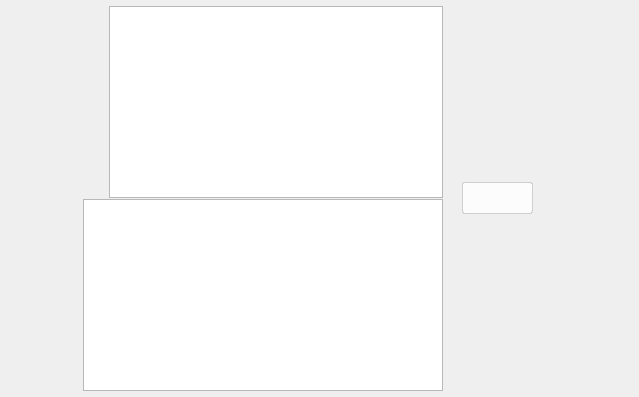
<?xml version="1.0" encoding="UTF-8"?>
<ui version="4.0">
 <class>StalledIssueHeader</class>
 <widget class="QWidget" name="StalledIssueHeader">
  <property name="geometry">
   <rect>
    <x>0</x>
    <y>0</y>
    <width>639</width>
    <height>397</height>
   </rect>
  </property>
  <property name="sizePolicy">
   <sizepolicy hsizetype="Expanding" vsizetype="Fixed">
    <horstretch>0</horstretch>
    <verstretch>0</verstretch>
   </sizepolicy>
  </property>
  <property name="minimumSize">
   <size>
    <width>0</width>
    <height>0</height>
   </size>
  </property>
  <property name="maximumSize">
   <size>
    <width>16777215</width>
    <height>16777215</height>
   </size>
  </property>
  <property name="cursor">
   <cursorShape>PointingHandCursor</cursorShape>
  </property>
  <property name="windowTitle">
   <string notr="true"/>
  </property>
  <property name="styleSheet">
   <string notr="true">*
{
   font-family: Lato;
}

#selectionText
{
  color: #333333;
  font-size: 13px;
  font-weight: bold;
}

#errorDescriptionText
{
  color: #666666;
  line-height: 15px;
  font-size: 12px;
  font-weight: normal;
}

#actionButton, #ignoreFileButton, #multipleActionButton
{
   font-size:14px;
   background-color: #FCFCFC;
   color: #333333;
   border-radius:3px;
   border: 1px solid rgba(0,0,0,0.15);
   padding-left: 16px;
   padding-right: 16px;
}

#actionButton:hover:enabled, #ignoreFileButton::hover:enabled, #multipleActionButton::hover:enabled
{
    background-color: #E2E2E2;
}

#actionButton:pressed:enabled, #ignoreFileButton::pressed:enabled, #multipleActionButton::pressed:enabled
{
    background-color: #C9C9C9;
}</string>
  </property>
  <layout class="QHBoxLayout" name="horizontalLayout_6" stretch="1,0">
   <property name="leftMargin">
    <number>6</number>
   </property>
   <property name="topMargin">
    <number>6</number>
   </property>
   <property name="rightMargin">
    <number>20</number>
   </property>
   <property name="bottomMargin">
    <number>6</number>
   </property>
   <item>
    <widget class="QWidget" name="titleContainer" native="true">
     <property name="sizePolicy">
      <sizepolicy hsizetype="Expanding" vsizetype="Preferred">
       <horstretch>0</horstretch>
       <verstretch>0</verstretch>
      </sizepolicy>
     </property>
     <property name="minimumSize">
      <size>
       <width>0</width>
       <height>0</height>
      </size>
     </property>
     <property name="maximumSize">
      <size>
       <width>16777215</width>
       <height>16777215</height>
      </size>
     </property>
     <layout class="QHBoxLayout" name="horizontalLayout_7">
      <property name="leftMargin">
       <number>0</number>
      </property>
      <property name="topMargin">
       <number>0</number>
      </property>
      <property name="rightMargin">
       <number>0</number>
      </property>
      <property name="bottomMargin">
       <number>0</number>
      </property>
      <item>
       <widget class="QLabel" name="arrow">
        <property name="minimumSize">
         <size>
          <width>16</width>
          <height>16</height>
         </size>
        </property>
        <property name="maximumSize">
         <size>
          <width>16</width>
          <height>16</height>
         </size>
        </property>
        <property name="text">
         <string/>
        </property>
       </widget>
      </item>
      <item>
       <widget class="QLabel" name="fileTypeIcon">
        <property name="minimumSize">
         <size>
          <width>48</width>
          <height>48</height>
         </size>
        </property>
        <property name="maximumSize">
         <size>
          <width>48</width>
          <height>48</height>
         </size>
        </property>
        <property name="text">
         <string/>
        </property>
        <property name="alignment">
         <set>Qt::AlignCenter</set>
        </property>
       </widget>
      </item>
      <item>
       <widget class="QWidget" name="errorContainer" native="true">
        <property name="sizePolicy">
         <sizepolicy hsizetype="Expanding" vsizetype="Preferred">
          <horstretch>0</horstretch>
          <verstretch>0</verstretch>
         </sizepolicy>
        </property>
        <property name="minimumSize">
         <size>
          <width>0</width>
          <height>0</height>
         </size>
        </property>
        <property name="maximumSize">
         <size>
          <width>16777215</width>
          <height>16777215</height>
         </size>
        </property>
        <layout class="QVBoxLayout" name="verticalLayout">
         <property name="spacing">
          <number>1</number>
         </property>
         <property name="leftMargin">
          <number>0</number>
         </property>
         <property name="topMargin">
          <number>0</number>
         </property>
         <property name="rightMargin">
          <number>13</number>
         </property>
         <property name="bottomMargin">
          <number>0</number>
         </property>
         <item>
          <widget class="QWidget" name="errorTitle" native="true">
           <property name="sizePolicy">
            <sizepolicy hsizetype="Expanding" vsizetype="Preferred">
             <horstretch>0</horstretch>
             <verstretch>0</verstretch>
            </sizepolicy>
           </property>
           <property name="styleSheet">
            <string notr="true">QToolTip
{
	color:#FAFAFA;
	background-color:#333333
}</string>
           </property>
           <layout class="QHBoxLayout" name="horizontalLayout" stretch="0,0">
            <property name="spacing">
             <number>3</number>
            </property>
            <property name="leftMargin">
             <number>0</number>
            </property>
            <property name="topMargin">
             <number>0</number>
            </property>
            <property name="rightMargin">
             <number>0</number>
            </property>
            <property name="bottomMargin">
             <number>0</number>
            </property>
            <item>
             <widget class="QLabel" name="errorTitleIcon">
              <property name="minimumSize">
               <size>
                <width>24</width>
                <height>24</height>
               </size>
              </property>
              <property name="maximumSize">
               <size>
                <width>24</width>
                <height>24</height>
               </size>
              </property>
              <property name="text">
               <string/>
              </property>
             </widget>
            </item>
            <item>
             <widget class="QWidget" name="errorTitleTextContainer" native="true">
              <property name="sizePolicy">
               <sizepolicy hsizetype="Expanding" vsizetype="Preferred">
                <horstretch>0</horstretch>
                <verstretch>0</verstretch>
               </sizepolicy>
              </property>
              <property name="styleSheet">
               <string notr="true">#fileNameTitle
{
     color: #333333;
     font-size: 13px;
     line-height: 16px;
     font-family: Lato Bold;
}
</string>
              </property>
              <layout class="QHBoxLayout" name="horizontalLayout_3" stretch="0">
               <property name="spacing">
                <number>3</number>
               </property>
               <property name="leftMargin">
                <number>0</number>
               </property>
               <property name="topMargin">
                <number>0</number>
               </property>
               <property name="rightMargin">
                <number>0</number>
               </property>
               <property name="bottomMargin">
                <number>0</number>
               </property>
               <item>
                <widget class="WordWrapLabel" name="fileNameTitle">
                 <property name="sizePolicy">
                  <sizepolicy hsizetype="Expanding" vsizetype="Preferred">
                   <horstretch>0</horstretch>
                   <verstretch>0</verstretch>
                  </sizepolicy>
                 </property>
                </widget>
               </item>
              </layout>
             </widget>
            </item>
           </layout>
          </widget>
         </item>
         <item>
          <widget class="QWidget" name="errorDescription" native="true">
           <property name="sizePolicy">
            <sizepolicy hsizetype="Expanding" vsizetype="Preferred">
             <horstretch>0</horstretch>
             <verstretch>0</verstretch>
            </sizepolicy>
           </property>
           <property name="styleSheet">
            <string notr="true">QToolTip
{
	color:#FAFAFA;
	background-color:#333333
}</string>
           </property>
           <layout class="QHBoxLayout" name="horizontalLayout_2" stretch="0">
            <property name="spacing">
             <number>3</number>
            </property>
            <property name="leftMargin">
             <number>1</number>
            </property>
            <property name="topMargin">
             <number>0</number>
            </property>
            <property name="rightMargin">
             <number>0</number>
            </property>
            <property name="bottomMargin">
             <number>0</number>
            </property>
            <item>
             <widget class="WordWrapLabel" name="errorDescriptionText">
              <property name="sizePolicy">
               <sizepolicy hsizetype="Expanding" vsizetype="Preferred">
                <horstretch>0</horstretch>
                <verstretch>0</verstretch>
               </sizepolicy>
              </property>
             </widget>
            </item>
           </layout>
          </widget>
         </item>
        </layout>
       </widget>
      </item>
     </layout>
    </widget>
   </item>
   <item>
    <widget class="QWidget" name="actionContainer" native="true">
     <property name="styleSheet">
      <string notr="true">#actionMessage
{
   font-size:12px;
}

#actionMessageContainer[state=&quot;being solved&quot;]
{
	background-color: #F3F4F4;
	border-radius: 4px;
}

#actionMessageContainer[state=&quot;being solved&quot;] QLabel
{
    color: #616366;
}

#actionMessageContainer[state=&quot;solved&quot;]
{
	background-color: #CFFCDB;
	border-radius: 4px;
}

#actionMessageContainer[state=&quot;solved&quot;] QLabel
{
    color: #007C3E;
}

#actionMessageContainer[state=&quot;failed&quot;]
{
	background-color: #FFE4E8;
	border-radius: 4px;
}

#actionMessageContainer[state=&quot;failed&quot;] QLabel
{
	color: #E31B57;
}</string>
     </property>
     <layout class="QHBoxLayout" name="horizontalLayout_4">
      <property name="spacing">
       <number>20</number>
      </property>
      <property name="leftMargin">
       <number>0</number>
      </property>
      <property name="topMargin">
       <number>0</number>
      </property>
      <property name="rightMargin">
       <number>7</number>
      </property>
      <property name="bottomMargin">
       <number>0</number>
      </property>
      <item>
       <widget class="QPushButton" name="multipleActionButton">
        <property name="minimumSize">
         <size>
          <width>0</width>
          <height>32</height>
         </size>
        </property>
        <property name="maximumSize">
         <size>
          <width>16777215</width>
          <height>32</height>
         </size>
        </property>
        <property name="text">
         <string/>
        </property>
        <property name="icon">
         <iconset>
          <normalon>:/images/node_selector/Icon-Small-Arrow-Down.png</normalon>
         </iconset>
        </property>
        <property name="iconSize">
         <size>
          <width>16</width>
          <height>16</height>
         </size>
        </property>
       </widget>
      </item>
      <item>
       <widget class="QWidget" name="actionMessageContainer" native="true">
        <property name="minimumSize">
         <size>
          <width>0</width>
          <height>24</height>
         </size>
        </property>
        <property name="maximumSize">
         <size>
          <width>16777215</width>
          <height>24</height>
         </size>
        </property>
        <layout class="QHBoxLayout" name="horizontalLayout_5">
         <property name="spacing">
          <number>5</number>
         </property>
         <property name="leftMargin">
          <number>5</number>
         </property>
         <property name="topMargin">
          <number>0</number>
         </property>
         <property name="rightMargin">
          <number>5</number>
         </property>
         <property name="bottomMargin">
          <number>0</number>
         </property>
         <item>
          <widget class="WaitingSpinnerWidget" name="actionWaitingSpinner" native="true">
           <property name="minimumSize">
            <size>
             <width>16</width>
             <height>16</height>
            </size>
           </property>
           <property name="maximumSize">
            <size>
             <width>16</width>
             <height>16</height>
            </size>
           </property>
          </widget>
         </item>
         <item>
          <widget class="QLabel" name="actionMessageIcon">
           <property name="minimumSize">
            <size>
             <width>16</width>
             <height>16</height>
            </size>
           </property>
           <property name="maximumSize">
            <size>
             <width>16</width>
             <height>16</height>
            </size>
           </property>
           <property name="text">
            <string notr="true"/>
           </property>
          </widget>
         </item>
         <item>
          <widget class="QLabel" name="actionMessage">
           <property name="text">
            <string/>
           </property>
          </widget>
         </item>
        </layout>
       </widget>
      </item>
     </layout>
    </widget>
   </item>
  </layout>
 </widget>
 <customwidgets>
  <customwidget>
   <class>WordWrapLabel</class>
   <extends>QTextEdit</extends>
   <header>WordWrapLabel.h</header>
  </customwidget>
  <customwidget>
   <class>WaitingSpinnerWidget</class>
   <extends>QWidget</extends>
   <header>waitingspinnerwidget.h</header>
   <container>1</container>
  </customwidget>
 </customwidgets>
 <resources/>
 <connections/>
</ui>
